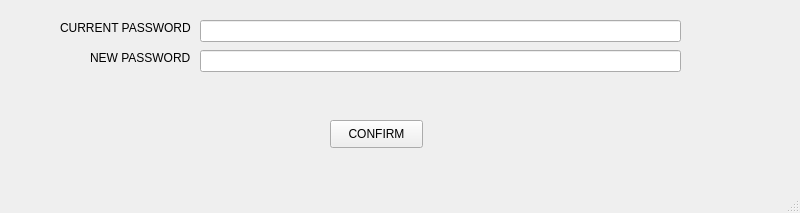
<?xml version="1.0" encoding="UTF-8"?>
<ui version="4.0">
 <class>MainWindow</class>
 <widget class="QMainWindow" name="MainWindow">
  <property name="geometry">
   <rect>
    <x>0</x>
    <y>0</y>
    <width>800</width>
    <height>213</height>
   </rect>
  </property>
  <property name="windowTitle">
   <string>MainWindow</string>
  </property>
  <widget class="QWidget" name="centralwidget">
   <widget class="QLabel" name="label">
    <property name="geometry">
     <rect>
      <x>60</x>
      <y>20</y>
      <width>131</width>
      <height>16</height>
     </rect>
    </property>
    <property name="text">
     <string>CURRENT PASSWORD</string>
    </property>
   </widget>
   <widget class="QLineEdit" name="lineEdit">
    <property name="geometry">
     <rect>
      <x>200</x>
      <y>20</y>
      <width>481</width>
      <height>22</height>
     </rect>
    </property>
   </widget>
   <widget class="QLineEdit" name="lineEdit_2">
    <property name="geometry">
     <rect>
      <x>200</x>
      <y>50</y>
      <width>481</width>
      <height>22</height>
     </rect>
    </property>
    <property name="text">
     <string/>
    </property>
   </widget>
   <widget class="QLabel" name="label_2">
    <property name="geometry">
     <rect>
      <x>90</x>
      <y>50</y>
      <width>101</width>
      <height>16</height>
     </rect>
    </property>
    <property name="text">
     <string>NEW PASSWORD</string>
    </property>
   </widget>
   <widget class="QPushButton" name="pushButton">
    <property name="geometry">
     <rect>
      <x>330</x>
      <y>120</y>
      <width>93</width>
      <height>28</height>
     </rect>
    </property>
    <property name="text">
     <string>CONFIRM</string>
    </property>
   </widget>
  </widget>
  <widget class="QMenuBar" name="menubar">
   <property name="geometry">
    <rect>
     <x>0</x>
     <y>0</y>
     <width>800</width>
     <height>29</height>
    </rect>
   </property>
  </widget>
  <widget class="QStatusBar" name="statusbar"/>
 </widget>
 <resources/>
 <connections/>
</ui>
